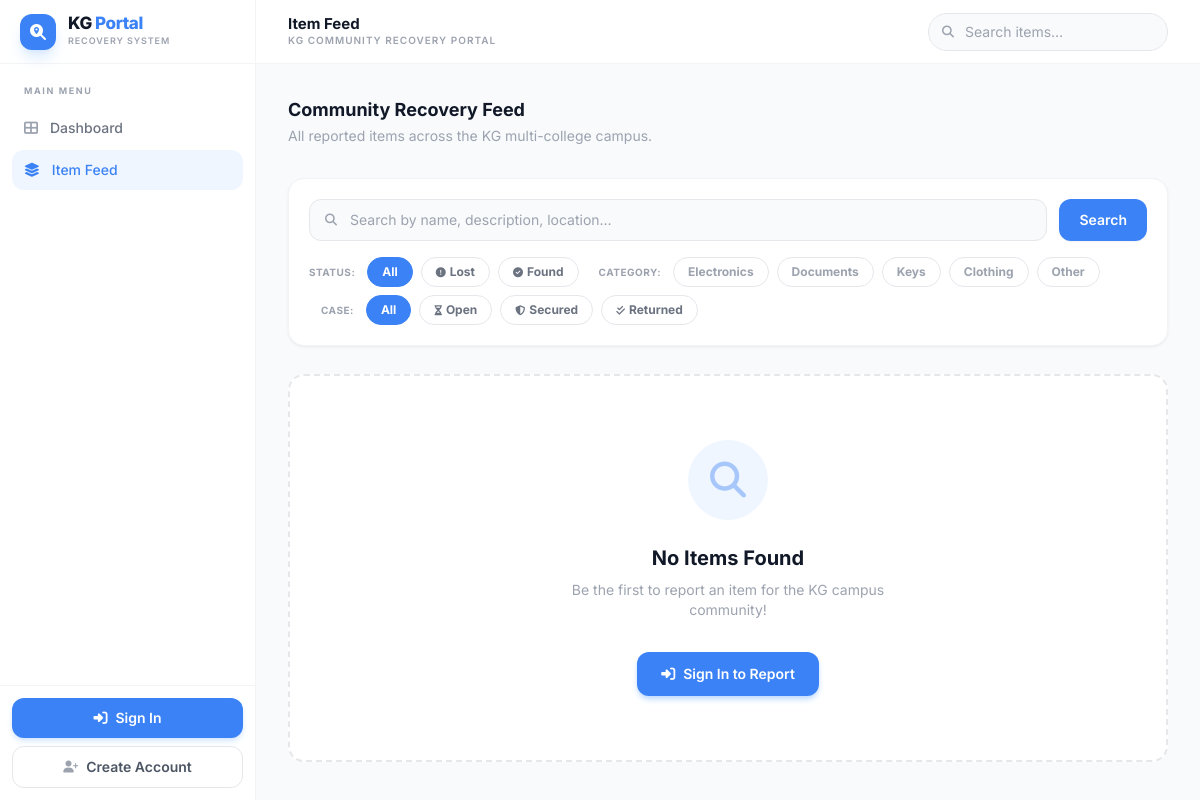
Before: /feed with the older database file.
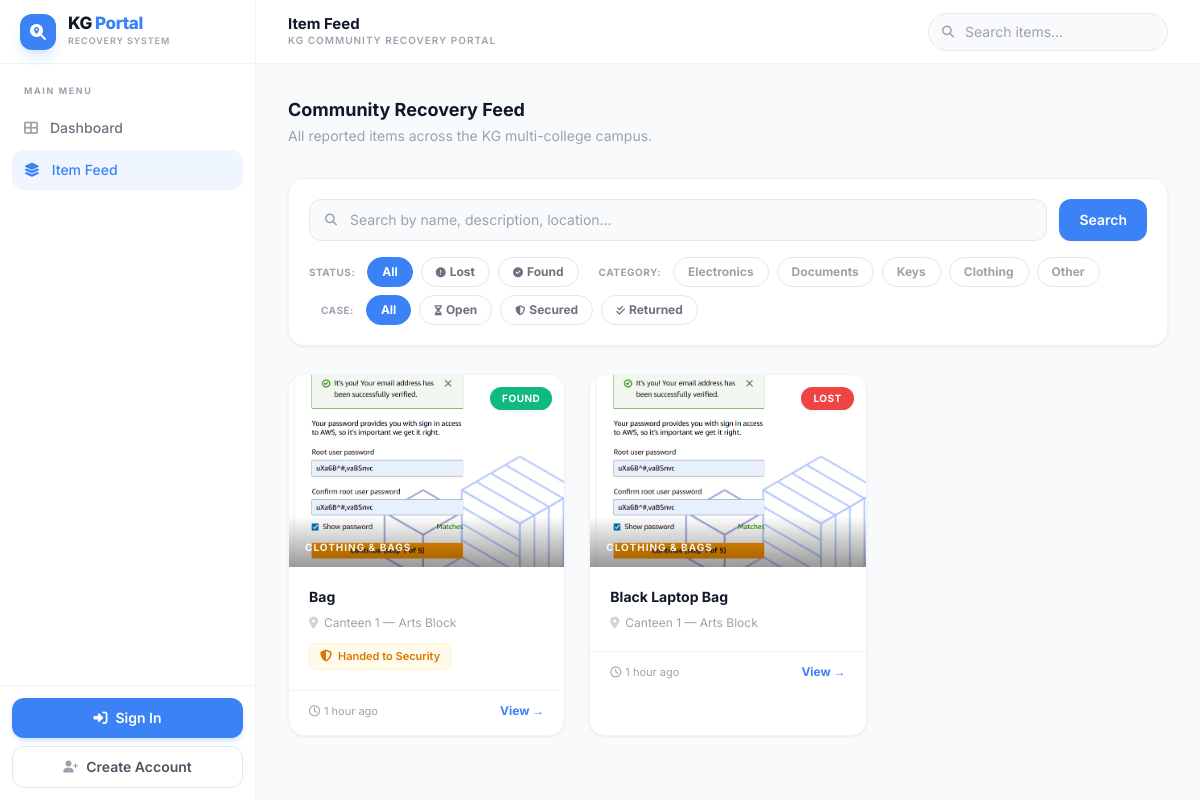
After: the same page with the newer database file.
### app.py (models this page shows, shortened)
class Item(db.Model):
    __tablename__ = 'item'
    id                = db.Column(db.Integer, primary_key=True)
    title             = db.Column(db.String(200), nullable=False)
    description       = db.Column(db.Text,        nullable=False)
    status            = db.Column(db.String(10),  nullable=False, default='LOST',  index=True)
    category          = db.Column(db.String(20),  nullable=False, default='OTHER', index=True)
    location          = db.Column(db.String(255), nullable=False,                  index=True)
    image_filename    = db.Column(db.String(255), nullable=True)
    resolution_status = db.Column(db.String(20), nullable=False,
                                  default='OPEN', index=True)
    handover_status   = db.Column(db.String(20),  nullable=True)
    handover_details  = db.Column(db.Text,        nullable=True)
    receiver_name     = db.Column(db.String(100), nullable=True)
    receiver_contact  = db.Column(db.String(100), nullable=True)
    date_reported     = db.Column(db.DateTime, default=datetime.utcnow,
                                  nullable=False, index=True)
    created_at        = db.Column(db.DateTime, default=datetime.utcnow, nullable=False)
    user_id           = db.Column(db.Integer, db.ForeignKey('user.id'), nullable=False)
    logs = db.relationship('ItemLog', backref='item', lazy='select',
                           cascade='all, delete-orphan',
                           order_by='ItemLog.created_at')
    @property
    def status_label(self) -> str:
        return 'Lost' if self.status == 'LOST' else 'Found'
    @property
    def category_label(self) -> str:
        return {
            'ELECTRONICS': 'Electronics & Gadgets',
            'DOCUMENTS':   'IDs & Documents',
            'KEYS':        'Keys & Access Cards',
            'CLOTHING':    'Clothing & Bags',
            'OTHER':       'Other',
        }.get(self.category, 'Other')
    @property
    def handover_label(self) -> str:
        return {
            'LEFT_AT_LOCATION': 'Left at Location',
            'WITH_FINDER':      'With Finder',
            'SECURITY':         'Handed to Security',
        }.get(self.handover_status or '', '')

### app.py (the view)
@app.route('/feed')
def feed():
    query           = request.args.get('q',        '').strip()
    status_filter   = request.args.get('status',   '')
    category_filter = request.args.get('category', '')
    resolution_filter = request.args.get('resolution', '')
    items = Item.query.order_by(Item.date_reported.desc())
    if query:
        items = items.filter(db.or_(
            Item.title.ilike(f'%{query}%'),
            Item.description.ilike(f'%{query}%'),
            Item.location.ilike(f'%{query}%'),
        ))
    if status_filter in ALLOWED_STATUSES:
        items = items.filter_by(status=status_filter)
    if category_filter in ALLOWED_CATEGORIES:
        items = items.filter_by(category=category_filter)
    if resolution_filter in ALLOWED_RESOLUTIONS:
        items = items.filter_by(resolution_status=resolution_filter)
    return render_template('feed.html',
        items=items.all(),
        query=query,
        current_status=status_filter,
        current_category=category_filter,
        current_resolution=resolution_filter,
    )

### app.py (called while the page is built)
@app.template_filter('timesince')
def timesince_filter(dt: datetime) -> str:
    diff    = datetime.utcnow() - dt
    seconds = diff.total_seconds()
    if seconds < 60:   return 'just now'
    if seconds < 3600: m = int(seconds//60);   return f'{m} min{"s" if m!=1 else ""} ago'
    if seconds < 86400:h = int(seconds//3600); return f'{h} hour{"s" if h!=1 else ""} ago'
    d = int(seconds // 86400);                 return f'{d} day{"s" if d!=1 else ""} ago'

### templates/feed.html (shortened to what the changed rows need)
{% extends "base.html" %}
{% block page_title %}Item Feed{% endblock %}
{% block content %}
<div class="flex flex-col md:flex-row md:items-center md:justify-between gap-4 mb-8">
    <div>
        <h2 class="text-lg font-bold text-gray-900">Community Recovery Feed</h2>
    </div>
</div>
<div class="bg-white rounded-2xl border border-gray-100 shadow-card p-4 md:p-5 mb-7">
    <form method="GET" action="{{ url_for('feed') }}" class="flex flex-col gap-4">
        <div class="flex flex-wrap gap-2 items-center">
            <span class="text-[10px] text-gray-400 font-bold uppercase tracking-wider mr-1">Status:</span>
            <a href="{{ url_for('feed', q=query, category=current_category, resolution=current_resolution) }}"
               class="px-3.5 py-1.5 rounded-full text-xs font-bold transition-all border
                      {% if not current_status %}bg-brand text-white border-brand{% else %}text-gray-500 border-gray-200 hover:bg-gray-50{% endif %}">All</a>
            <a href="{{ url_for('feed', q=query, status='LOST', category=current_category, resolution=current_resolution) }}"
               class="px-3.5 py-1.5 rounded-full text-xs font-bold transition-all border
                      {% if current_status == 'LOST' %}bg-red-500 text-white border-red-500{% else %}text-gray-500 border-gray-200 hover:bg-red-50 hover:text-red-500{% endif %}">
                <i class="fa-solid fa-circle-exclamation mr-1 text-[10px]"></i>Lost
            </a>
            <a href="{{ url_for('feed', q=query, status='FOUND', category=current_category, resolution=current_resolution) }}"
               class="px-3.5 py-1.5 rounded-full text-xs font-bold transition-all border
                      {% if current_status == 'FOUND' %}bg-emerald-500 text-white border-emerald-500{% else %}text-gray-500 border-gray-200 hover:bg-emerald-50 hover:text-emerald-500{% endif %}">
                <i class="fa-solid fa-circle-check mr-1 text-[10px]"></i>Found
            </a>
            <span class="text-[10px] text-gray-400 font-bold uppercase tracking-wider ml-3 mr-1">Category:</span>
            {% for val, label in [('ELECTRONICS','Electronics'), ('DOCUMENTS','Documents'), ('KEYS','Keys'), ('CLOTHING','Clothing'), ('OTHER','Other')] %}
            <a href="{{ url_for('feed', q=query, status=current_status, category=val, resolution=current_resolution) }}"
               class="px-3.5 py-1.5 rounded-full text-xs font-bold transition-all border
                      {% if current_category == val %}bg-brand text-white border-brand{% else %}text-gray-400 border-gray-200 hover:bg-blue-50 hover:text-brand{% endif %}">
                {{ label }}
            </a>
            {% endfor %}
            <span class="text-[10px] text-gray-400 font-bold uppercase tracking-wider ml-3 mr-1">Case:</span>
            <a href="{{ url_for('feed', q=query, status=current_status, category=current_category) }}"
               class="px-3.5 py-1.5 rounded-full text-xs font-bold transition-all border
                      {% if not current_resolution %}bg-brand text-white border-brand{% else %}text-gray-500 border-gray-200 hover:bg-gray-50{% endif %}">All</a>
            <a href="{{ url_for('feed', q=query, status=current_status, category=current_category, resolution='OPEN') }}"
               class="px-3.5 py-1.5 rounded-full text-xs font-bold transition-all border
                      {% if current_resolution == 'OPEN' %}bg-blue-500 text-white border-blue-500{% else %}text-gray-500 border-gray-200 hover:bg-blue-50 hover:text-blue-500{% endif %}">
                <i class="fa-solid fa-hourglass-half mr-1 text-[10px]"></i>Open
            </a>
            <a href="{{ url_for('feed', q=query, status=current_status, category=current_category, resolution='SECURED') }}"
               class="px-3.5 py-1.5 rounded-full text-xs font-bold transition-all border
                      {% if current_resolution == 'SECURED' %}bg-amber-500 text-white border-amber-500{% else %}text-gray-500 border-gray-200 hover:bg-amber-50 hover:text-amber-500{% endif %}">
                <i class="fa-solid fa-shield-halved mr-1 text-[10px]"></i>Secured
            </a>
            <a href="{{ url_for('feed', q=query, status=current_status, category=current_category, resolution='RETURNED') }}"
               class="px-3.5 py-1.5 rounded-full text-xs font-bold transition-all border
                      {% if current_resolution == 'RETURNED' %}bg-emerald-500 text-white border-emerald-500{% else %}text-gray-500 border-gray-200 hover:bg-emerald-50 hover:text-emerald-500{% endif %}">
                <i class="fa-solid fa-check-double mr-1 text-[10px]"></i>Returned
            </a>
        </div>
    </form>
</div>
<div class="grid grid-cols-1 md:grid-cols-2 lg:grid-cols-3 gap-6">
    {% for item in items %}
    <a href="{{ url_for('item_detail', item_id=item.id) }}"
       class="bg-white rounded-2xl overflow-hidden border border-gray-100 shadow-card hover:shadow-card-hover
              transition-all duration-300 hover:-translate-y-1 block group">
        <div class="h-48 relative overflow-hidden bg-gray-50">
            {% if item.image_filename %}
            <img src="{{ url_for('static', filename='uploads/' + item.image_filename) }}"
                 alt="{{ item.title }}" class="w-full h-full object-cover group-hover:scale-105 transition-transform duration-500">
            {% else %}
            <div class="w-full h-full flex items-center justify-center">
                <i class="fa-solid fa-image text-5xl text-gray-200"></i>
            </div>
            {% endif %}
            <span class="absolute top-3 right-3 px-3 py-1 text-[10px] font-bold rounded-full uppercase tracking-wider shadow-sm
                {% if item.status == 'LOST' %}bg-red-500 text-white{% else %}bg-emerald-500 text-white{% endif %}">
                {{ item.status_label }}
            </span>
            <div class="absolute bottom-0 left-0 w-full bg-gradient-to-t from-black/40 to-transparent px-4 pb-3 pt-6">
                <p class="text-[10px] font-bold text-white/90 uppercase tracking-widest">{{ item.category_label }}</p>
            </div>
        </div>
        <div class="p-5">
            <h3 class="text-sm font-bold text-gray-900 truncate group-hover:text-brand transition-colors">{{ item.title }}</h3>
            <div class="flex items-center text-xs text-gray-400 mt-2 gap-1.5">
                <i class="fa-solid fa-location-dot text-gray-300 text-xs shrink-0"></i>
                <span class="truncate">{{ item.location[:35] }}</span>
            </div>
            {% if item.handover_status %}
            <div class="mt-3 inline-flex items-center gap-1.5 px-2.5 py-1 rounded-lg bg-amber-50 border border-amber-100 text-[11px] font-semibold text-amber-600">
                <i class="fa-solid fa-shield-halved text-xs"></i> {{ item.handover_label }}
            </div>
            {% endif %}
        </div>
        <div class="px-5 pb-4 flex items-center justify-between border-t border-gray-100 pt-3">
            <div class="flex items-center gap-2 flex-wrap">
                <span class="text-[11px] text-gray-400">
                    <i class="fa-regular fa-clock mr-1"></i>{{ item.date_reported|timesince }}
                </span>
            </div>
            <span class="text-xs font-bold text-brand">View →</span>
        </div>
    </a>
    {% else %}
    <div class="col-span-full">
        <div class="bg-white rounded-2xl p-16 text-center border-2 border-dashed border-gray-200">
            <div class="w-20 h-20 rounded-full bg-blue-50 flex items-center justify-center mx-auto mb-6">
                <i class="fa-solid fa-magnifying-glass text-4xl text-brand/40"></i>
            </div>
            <h3 class="text-xl font-bold text-gray-900 mb-2">No Items Found</h3>
            <p class="text-gray-400 max-w-sm mx-auto mb-8 text-sm">
                {% if query %}No results match your search. Try different keywords.
                {% else %}Be the first to report an item for the KG campus community!{% endif %}
            </p>
            {% if current_user.is_authenticated %}
            <a href="{{ url_for('report') }}"
               class="inline-flex items-center gap-2 px-6 py-3 bg-brand text-white font-semibold rounded-xl
                      hover:bg-brand-dark transition-all shadow-md shadow-blue-200 text-sm">
                <i class="fa-solid fa-plus text-xs"></i> Report First Item
            </a>
            {% else %}
            <a href="{{ url_for('login') }}"
               class="inline-flex items-center gap-2 px-6 py-3 bg-brand text-white font-semibold rounded-xl
                      hover:bg-brand-dark transition-all shadow-md shadow-blue-200 text-sm">
                <i class="fa-solid fa-right-to-bracket text-sm"></i> Sign In to Report
            </a>
            {% endif %}
        </div>
    </div>
    {% endfor %}
</div>
{% endblock %}

Changed rows visible on the page:
added Item: image_filename (picture), status_label "FOUND", category_label "CLOTHING & BAGS", title "Bag", location "Canteen 1 — Arts Block", handover_label "Handed to Security", date_reported "1 hour ago"
added Item: image_filename (picture), status_label "LOST", category_label "CLOTHING & BAGS", title "Black Laptop Bag", location "Canteen 1 — Arts Block", date_reported "1 hour ago"
Other visible differences:
text no longer shown: "No Items Found Be the first to report an item for the KG campus community! Sign In to Report"
